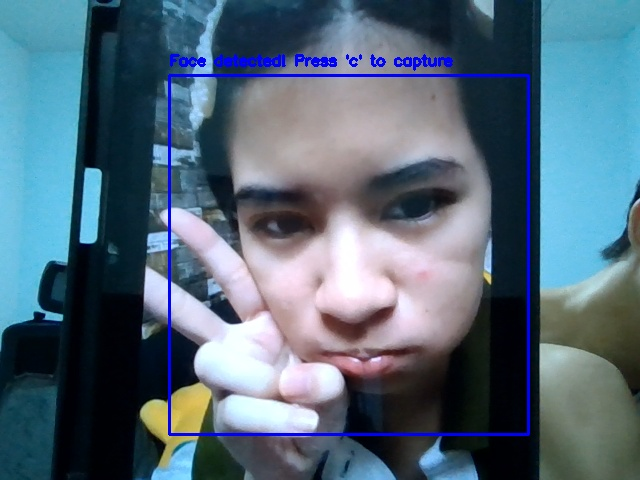
#> input picture dataset/38301/38301_0.jpg, 640 x 480 px; its folder holds only this picture in this run
$ python encode_faces.py
#> lines starting #> are read from the running program, lines starting #| are printed output that depends on the picture
import cv2  # ไลบรารีสำหรับการประมวลผลภาพ
import numpy as np  # ไลบรารีสำหรับการคำนวณทางคณิตศาสตร์
import pickle  # ไลบรารีสำหรับการบันทึกและโหลดข้อมูล
import os  # ไลบรารีสำหรับจัดการไฟล์และโฟลเดอร์

def encode_faces():
    """
    ฟังก์ชันสำหรับสร้างรหัสใบหน้าจากรูปภาพในโฟลเดอร์ dataset
    - สร้าง face encodings สำหรับทุกรูปภาพ
    - จัดการการแปลงข้อมูลใบหน้าเป็นรหัสที่ใช้ในการจดจำ
    """
    # ตัวแปรสำหรับเก็บข้อมูลใบหน้าและชื่อ
    known_faces = []  # เก็บข้อมูลใบหน้าที่รู้จัก
    known_names = []  # เก็บชื่อที่สอดคล้องกับใบหน้า
    label_ids = {}    # dictionary เก็บการจับคู่ระหว่าง ID กับ label
    current_label = 0 # ตัวนับสำหรับกำหนด label

    # โหลดโมเดลสำหรับตรวจจับใบหน้า
    face_detector = cv2.CascadeClassifier(cv2.data.haarcascades + 'haarcascade_frontalface_default.xml')

    # สร้าง recognizer สำหรับการจดจำใบหน้า
    recognizer = cv2.face.LBPHFaceRecognizer_create()

    # วนลูปผ่านแต่ละโฟลเดอร์ของแต่ละคน
    for person_id in os.listdir("dataset"):
        person_dir = os.path.join("dataset", person_id)
        if os.path.isdir(person_dir):
            # กำหนด label ให้กับแต่ละคน
            if person_id not in label_ids:
                label_ids[person_id] = current_label
                current_label += 1

            faces = []   # เก็บใบหน้าของคนนี้
            labels = []  # เก็บ label ของคนนี้

            # ประมวลผลแต่ละรูปภาพ
            for image_name in os.listdir(person_dir):
                image_path = os.path.join(person_dir, image_name)

                try:
                    # อ่านรูปภาพและแปลงเป็นโทนสีเทา
                    image = cv2.imread(image_path)
#> image is the input picture: shape (480, 640, 3); mean B, G, R 121.9, 105.5, 83.9
                    if image is None:
                        print(f"Could not read {image_path}")
                        continue

                    gray = cv2.cvtColor(image, cv2.COLOR_BGR2GRAY)
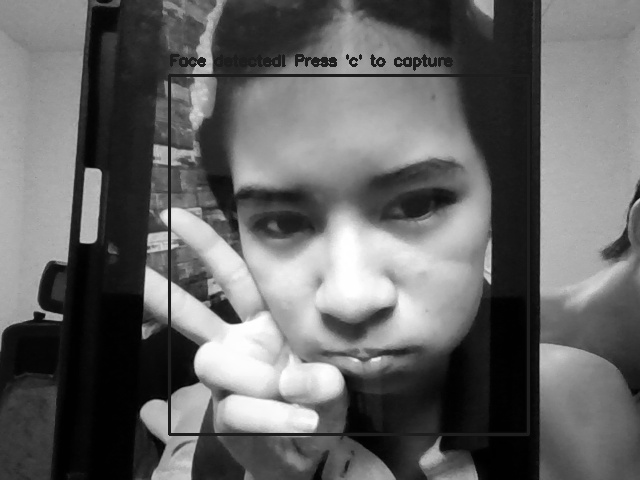
#> gray: shape (480, 640); min 0, max 255, mean 100.9
                    detected_faces = face_detector.detectMultiScale(gray, 1.3, 5)
#> detected_faces = [[162, 73, 364, 364]]

                    # ถ้าพบใบหน้า
                    if len(detected_faces) > 0:
                        (x, y, w, h) = detected_faces[0]
#> x = 162; y = 73; w = 364; h = 364
                        # ตัดเฉพาะส่วนใบหน้าและปรับขนาด
                        face_img = cv2.resize(gray[y:y+h, x:x+w], (200, 200))
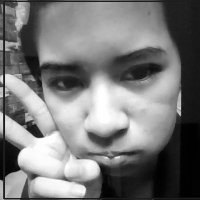
#> face_img: shape (200, 200); min 0, max 255, mean 120.3
                        faces.append(face_img)
                        labels.append(label_ids[person_id])
                        print(f"Processed {image_path}")
                    else:
                        print(f"No face found in {image_path}")
                except Exception as e:
                    print(f"Error processing {image_path}: {str(e)}")

            # ถ้ามีใบหน้าที่พบ
            if faces:
                known_faces.extend(faces)
                known_names.extend([person_id] * len(faces))
#> pass 2 of the loop in encode_faces, `for person_id in os.listdir("dataset"):`:
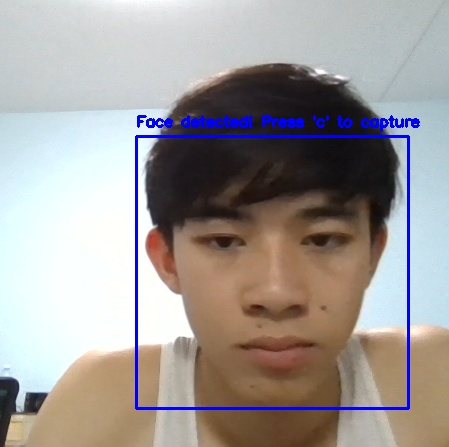
#> input picture dataset/68070131/68070131_0.jpg, 449 x 447 px
#> in encode_faces, image is the input picture: shape (447, 449, 3); mean B, G, R 154.2, 155.6, 160.9
#> in encode_faces, `gray = cv2.cvtColor(image, cv2.COLOR_BGR2GRAY)`:
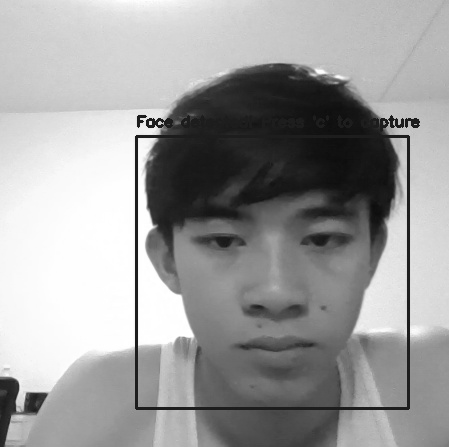
#> gray: shape (447, 449); min 13, max 255, mean 157
#> detected_faces = [[142, 140, 267, 267]]
#> x = 142; y = 140; w = 267
#> in encode_faces, `face_img = cv2.resize(gray[y:y+h, x:x+w], (200, 200))`:
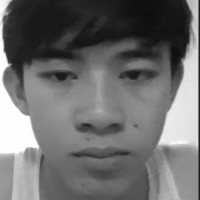
#> face_img: shape (200, 200); min 13, max 255, mean 109.4

    # ถ้ามีข้อมูลใบหน้าและชื่อ
    if known_faces and known_names:
        try:
            # แปลงลิสต์เป็น numpy array
            faces_array = np.array(known_faces)
            labels_array = np.array(labels)

            # เทรนโมเดล recognizer
            recognizer.train(faces_array, labels_array)

            # บันทึกโมเดล
            recognizer.write("face_model.yml")

            # บันทึกข้อมูล mapping ระหว่างชื่อและ label
            data = {
                "names": known_names,
                "label_ids": label_ids
            }
            with open("encodings.pickle", "wb") as f:
                pickle.dump(data, f)

            print("Encoding completed and saved successfully")
            print(f"Total faces encoded: {len(faces_array)}")
            print(f"Total people: {len(label_ids)}")
        except Exception as e:
            print(f"Error during training: {str(e)}")
    else:
        print("No faces found in dataset!")

if __name__ == "__main__":
    encode_faces()  # เริ่มการทำงานของโปรแกรม
